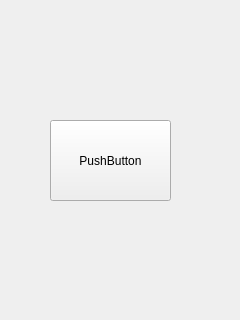
<?xml version="1.0" encoding="UTF-8"?>
<ui version="4.0">
 <class>Form</class>
 <widget class="QWidget" name="Form">
  <property name="geometry">
   <rect>
    <x>0</x>
    <y>0</y>
    <width>240</width>
    <height>320</height>
   </rect>
  </property>
  <property name="windowTitle">
   <string>Form</string>
  </property>
  <widget class="QPushButton" name="pushButton">
   <property name="geometry">
    <rect>
     <x>50</x>
     <y>120</y>
     <width>121</width>
     <height>81</height>
    </rect>
   </property>
   <property name="text">
    <string>PushButton</string>
   </property>
  </widget>
 </widget>
 <resources/>
 <connections/>
</ui>
